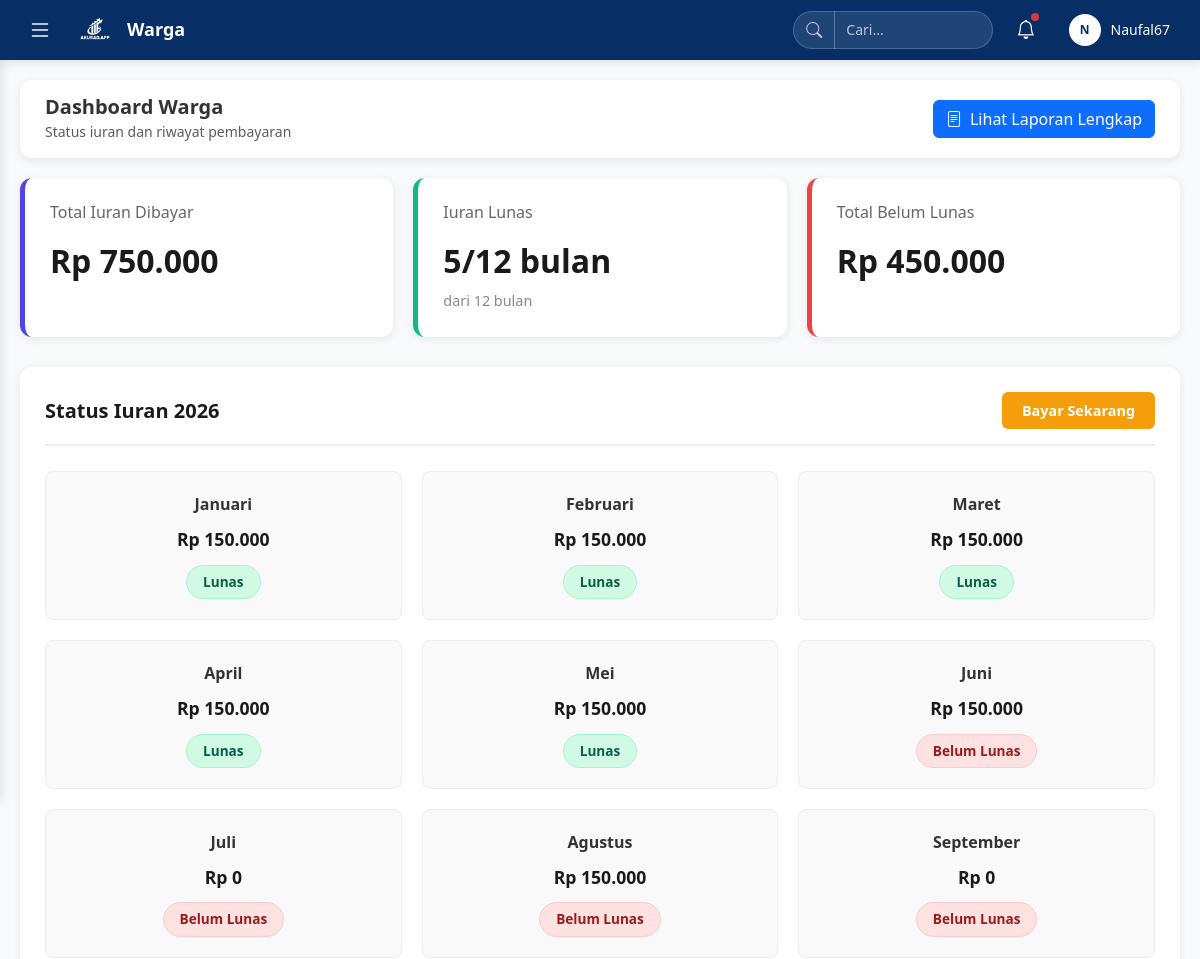
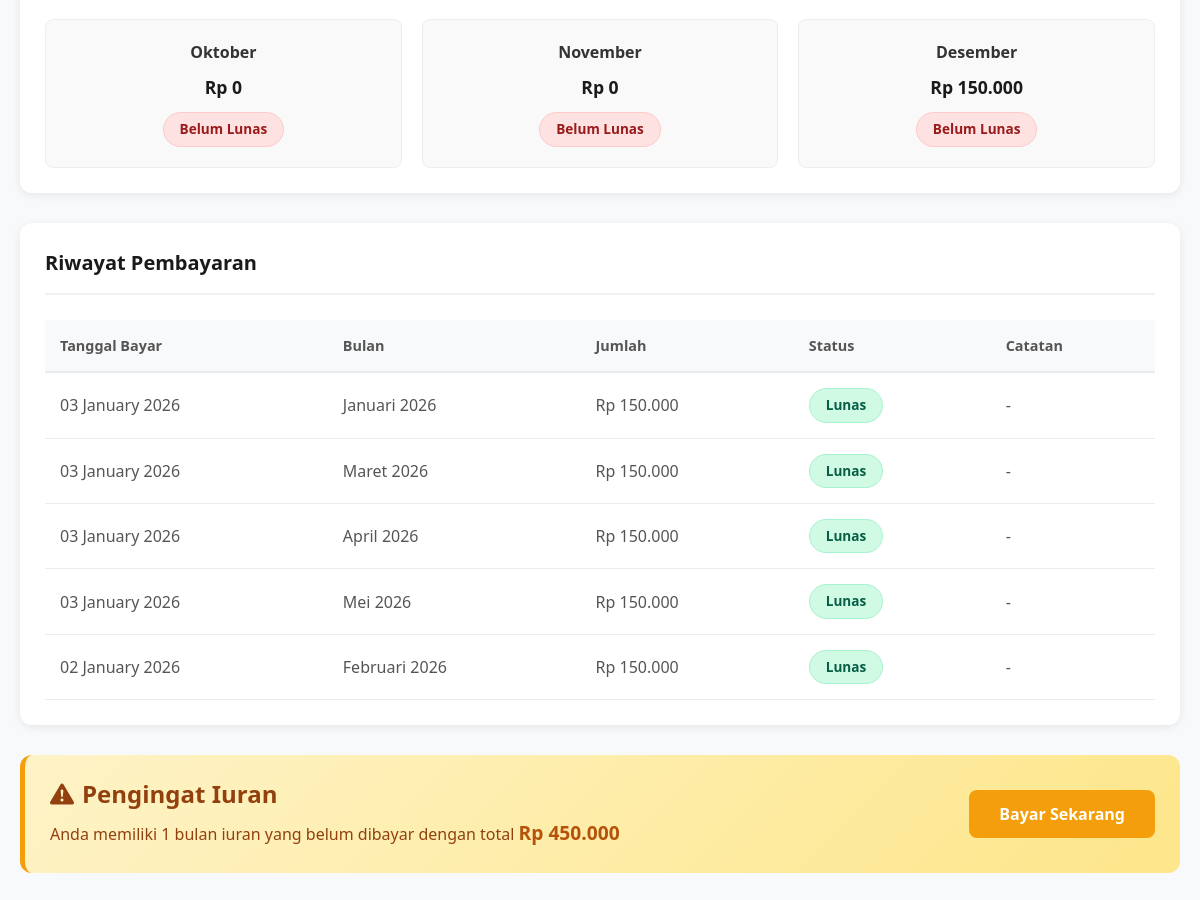
The app's page /dashboard_warga/warga.php (signed in) with its own data (2 pictures, top to bottom).
### tables this page shows
CREATE TABLE `iuran_rutin` (
  `id_iuran` int(11) NOT NULL,
  `id_warga` int(11) NOT NULL,
  `bulan` tinyint(2) NOT NULL CHECK (`bulan` between 1 and 12),
  `tahun` year(4) NOT NULL,
  `jumlah_iuran` decimal(12,2) NOT NULL DEFAULT 0.00,
  `tanggal_pembayaran` date DEFAULT NULL,
  `status_pembayaran` enum('Lunas','Belum Lunas','Menunggu') DEFAULT 'Belum Lunas',
  `created_at` timestamp NOT NULL DEFAULT current_timestamp(),
  `keterangan` text NOT NULL,
  `updated_at` timestamp NOT NULL DEFAULT current_timestamp()
);

### dashboard_warga/warga.php (the view, shortened to what this page needs)
<?php
require_once '../config/koneksi.php';
$query_warga = "SELECT u.id_warga, w.nama_lengkap FROM user u JOIN warga w ON u.id_warga = w.id_warga WHERE u.nik = '" . mysqli_real_escape_string($koneksi, $_SESSION['nik']) . "'";
$result_warga = mysqli_query($koneksi, $query_warga);
$warga_data = mysqli_fetch_assoc($result_warga);
$id_warga = $warga_data['id_warga'] ?? null;
$query_total_dibayar = "SELECT COALESCE(SUM(jumlah_iuran), 0) as total FROM iuran_rutin WHERE id_warga = '$id_warga' AND status_pembayaran = 'Lunas'";
$result_total_dibayar = mysqli_query($koneksi, $query_total_dibayar);
$total_iuran_dibayar = mysqli_fetch_assoc($result_total_dibayar)['total'];
$query_lunas = "SELECT COUNT(*) as total_lunas FROM iuran_rutin WHERE id_warga = '$id_warga' AND status_pembayaran = 'Lunas'";
$result_lunas = mysqli_query($koneksi, $query_lunas);
$total_lunas = mysqli_fetch_assoc($result_lunas)['total_lunas'];
$iuran_lunas = $total_lunas . "/12 bulan";
$query_belum_lunas = "SELECT COALESCE(SUM(jumlah_iuran), 0) as total FROM iuran_rutin WHERE id_warga = '$id_warga' AND status_pembayaran = 'Belum Lunas'";
$result_belum_lunas = mysqli_query($koneksi, $query_belum_lunas);
$total_belum_lunas = mysqli_fetch_assoc($result_belum_lunas)['total'];
$bulan_indo = [
    'Januari', 'Februari', 'Maret', 'April', 'Mei', 'Juni',
    'Juli', 'Agustus', 'September', 'Oktober', 'November', 'Desember'
];
$current_year = date('Y');
$status_iuran = [];
for ($i = 1; $i <= 12; $i++) {
    $query_status = "SELECT jumlah_iuran, status_pembayaran FROM iuran_rutin WHERE id_warga = '$id_warga' AND bulan = '$i' AND tahun = '$current_year'";
    $result_status = mysqli_query($koneksi, $query_status);
    $row = mysqli_fetch_assoc($result_status);
    $status = $row ? ($row['status_pembayaran'] == 'Lunas' ? 'Lunas' : 'Belum Lunas') : 'Belum Lunas';
    $jumlah = $row ? $row['jumlah_iuran'] : 0;
    $status_iuran[] = [$bulan_indo[$i-1], $status, $jumlah];
}
$query_riwayat = "SELECT tanggal_pembayaran, bulan, tahun, jumlah_iuran, status_pembayaran, keterangan
                  FROM iuran_rutin
                  WHERE id_warga = '$id_warga' AND status_pembayaran = 'Lunas'
                  ORDER BY tanggal_pembayaran DESC
                  LIMIT 5";
$result_riwayat = mysqli_query($koneksi, $query_riwayat);
$riwayat_pembayaran = [];
while ($row = mysqli_fetch_assoc($result_riwayat)) {
    $tanggal = $row['tanggal_pembayaran'] ? date('d F Y', strtotime($row['tanggal_pembayaran'])) : '-';
    $bulan_tahun = $bulan_indo[$row['bulan']-1] . ' ' . $row['tahun'];
    $riwayat_pembayaran[] = [
        $tanggal,
        $bulan_tahun,
        $row['jumlah_iuran'],
        $row['status_pembayaran'],
        $row['keterangan'] ?: '-'
    ];
}
$iuran_belum_bayar = 0;
foreach ($status_iuran as $iuran) {
    if ($iuran[1] === 'Belum Lunas') {
        $iuran_belum_bayar += $iuran[2];
    }
}
function rupiah($n){
    return "Rp " . number_format($n, 0, ',', '.');
}
?>
<!DOCTYPE html>
<html lang="id">
<head>
    <link href="https://cdn.jsdelivr.net/npm/bootstrap@5.3.3/dist/css/bootstrap.min.css" rel="stylesheet">
    <link href="https://cdn.jsdelivr.net/npm/bootstrap-icons@1.11.3/font/bootstrap-icons.min.css" rel="stylesheet">
</head>
<body>
<?php include 'sidebar.php'; ?>
<div class="main-content">
    <div class="topbar">
        <div>
            <h5 class="fw-bold mb-0">Dashboard Warga</h5>
            <small class="text-muted">Status iuran dan riwayat pembayaran</small>
        </div>
        <button class="btn btn-primary lihat-laporan-btn" onclick="window.location.href='laporanbulanan.php'">
            <i class="bi bi-file-text me-2"></i>Lihat Laporan Lengkap
        </button>
    </div>
    <div class="dashboard-cards">
        <div class="card-dashboard">
            <h3>Total Iuran Dibayar</h3>
            <div class="amount"><?= rupiah($total_iuran_dibayar) ?></div>
        </div>
        <div class="card-dashboard">
            <h3>Iuran Lunas</h3>
            <div class="amount"><?= $iuran_lunas ?></div>
            <div class="subtext">dari 12 bulan</div>
        </div>
        <div class="card-dashboard">
            <h3>Total Belum Lunas</h3>
            <div class="amount"><?= rupiah($total_belum_lunas) ?></div>
        </div>
    </div>
    <div class="status-iuran-section">
        <div class="status-iuran-title">
            <span>Status Iuran <?= $current_year ?></span>
            <button class="btn-bayar-title" onclick="window.location.href='bayariuranwarga.php'">Bayar Sekarang</button>
        </div>
        <div class="status-iuran-grid">
            <?php foreach ($status_iuran as $iuran): ?>
            <div class="status-item">
                <div class="bulan-nama"><?= $iuran[0] ?></div>
                <div class="bulan-jumlah"><?= rupiah($iuran[2]) ?></div>
                <span class="status-badge <?= $iuran[1] === 'Lunas' ? 'status-lunas' : 'status-belum' ?>">
                    <?= $iuran[1] ?>
                </span>
            </div>
            <?php endforeach; ?>
        </div>
    </div>
    <div class="riwayat-section">
        <div class="riwayat-title">Riwayat Pembayaran</div>
        <div class="table-container">
            <table class="table-riwayat">
                <thead>
                    <tr>
                        <th>Tanggal Bayar</th>
                        <th>Bulan</th>
                        <th>Jumlah</th>
                        <th>Status</th>
                        <th>Catatan</th>
                    </tr>
                </thead>
                <tbody>
                    <?php foreach ($riwayat_pembayaran as $riwayat): ?>
                    <tr>
                        <td><?= $riwayat[0] ?></td>
                        <td><?= $riwayat[1] ?></td>
                        <td><?= rupiah($riwayat[2]) ?></td>
                        <td>
                            <span class="status-badge status-lunas">
                                <?= $riwayat[3] ?>
                            </span>
                        </td>
                        <td><?= $riwayat[4] ?></td>
                    </tr>
                    <?php endforeach; ?>
                </tbody>
            </table>
        </div>
    </div>
    <div class="pengingat-section">
        <div class="pengingat-content">
            <h4><i class="bi bi-exclamation-triangle-fill"></i> Pengingat Iuran</h4>
            <p>Anda memiliki 1 bulan iuran yang belum dibayar dengan total <span class="pengingat-amount"><?= rupiah($iuran_belum_bayar) ?></span></p>
        </div>
        <button class="btn-bayar" onclick="window.location.href='bayariuranwarga.php'">Bayar Sekarang</button>
    </div>
</div>
</body>
</html>

### dashboard_warga/warga.php (style rules this page uses)
body { background:#f8f9fa }
.main-content { margin-left: 0; margin-top: 60px; padding: 20px; min-height: calc(100vh - 60px); transition: margin-left 0.3s ease; }
.dashboard-cards { display: grid; grid-template-columns: repeat(3, 1fr); gap: 20px; margin-bottom: 30px; }
.card-dashboard { background: white; border-radius: 12px; padding: 25px; box-shadow: 0 2px 8px rgba(0,0,0,0.08); border: none; }
.card-dashboard h3 { font-size: 1rem; color: #666; margin-bottom: 15px; font-weight: 500; }
.card-dashboard .amount { font-size: 2rem; font-weight: 700; color: #1a1a1a; margin-bottom: 5px; }
.card-dashboard .subtext { font-size: 0.9rem; color: #888; }
.card-dashboard:nth-child(1) { border-left: 5px solid #4f46e5; }
.card-dashboard:nth-child(2) { border-left: 5px solid #10b981; }
.card-dashboard:nth-child(3) { border-left: 5px solid #ef4444; }
.status-iuran-section { background: white; border-radius: 12px; padding: 25px; box-shadow: 0 2px 8px rgba(0,0,0,0.08); margin-bottom: 30px; }
.status-iuran-title { font-size: 1.25rem; font-weight: 600; color: #1a1a1a; margin-bottom: 25px; padding-bottom: 15px; border-bottom: 2px solid #f0f0f0; display: flex; justify-content: space-between; align-items: center; }
.btn-bayar-title { background: #f59e0b; color: white; border: none; padding: 8px 20px; border-radius: 6px; font-weight: 600; font-size: 0.9rem; transition: background 0.3s; }
.status-iuran-grid { display: grid; grid-template-columns: repeat(4, 1fr); gap: 20px; }
.status-item { background: #f9f9f9; border-radius: 8px; padding: 20px; text-align: center; border: 1px solid #eee; }
.bulan-nama { font-weight: 600; color: #333; margin-bottom: 10px; font-size: 1rem; }
.bulan-jumlah { font-size: 1.1rem; font-weight: 700; color: #1a1a1a; margin-bottom: 12px; }
.status-badge { display: inline-block; padding: 6px 16px; border-radius: 20px; font-size: 0.85rem; font-weight: 600; }
.status-lunas { background-color: #d1fae5; color: #065f46; border: 1px solid #a7f3d0; }
.status-belum { background-color: #fee2e2; color: #991b1b; border: 1px solid #fecaca; }
.riwayat-section { background: white; border-radius: 12px; padding: 25px; box-shadow: 0 2px 8px rgba(0,0,0,0.08); margin-bottom: 30px; }
.riwayat-title { font-size: 1.25rem; font-weight: 600; color: #1a1a1a; margin-bottom: 25px; padding-bottom: 15px; border-bottom: 2px solid #f0f0f0; }
.table-riwayat { width: 100%; border-collapse: collapse; }
.table-riwayat th { background-color: #f8f9fa; color: #555; font-weight: 600; padding: 15px; text-align: left; border-bottom: 2px solid #e9ecef; font-size: 0.9rem; }
.table-riwayat td { padding: 15px; border-bottom: 1px solid #e9ecef; color: #555; vertical-align: middle; }
.pengingat-section { background: linear-gradient(135deg, #fef3c7 0%, #fde68a 100%); border-radius: 12px; padding: 25px; border-left: 5px solid #f59e0b; display: flex; justify-content: space-between; align-items: center; margin-bottom: 30px; }
.pengingat-content h4 { color: #92400e; font-weight: 600; margin-bottom: 10px; display: flex; align-items: center; gap: 8px; }
.pengingat-content p { color: #92400e; margin: 0; font-size: 1rem; }
.pengingat-amount { color: #b45309; font-weight: 700; font-size: 1.2rem; }
.btn-bayar { background: #f59e0b; color: white; border: none; padding: 12px 30px; border-radius: 8px; font-weight: 600; font-size: 1rem; transition: background 0.3s; }
.topbar { display: none; }
@media (min-width: 769px) { .topbar { display: flex; align-items: center; justify-content: space-between; background: white; padding: 15px 25px; border-radius: 12px; box-shadow: 0 2px 8px rgba(0,0,0,0.08); margin-bottom: 20px; transition: margin-left 0.3s ease; } }
@media (min-width: 769px) { .topbar h5 { font-weight: 600; margin: 0; color: #333; } }
@media (max-width: 1200px) { .status-iuran-grid { grid-template-columns: repeat(3, 1fr); } }

### dashboard_warga/sidebar.php (style rules this page uses)
@media (min-width: 769px) { .main-content { transition: margin-left 0.3s ease-in-out, opacity 0.3s ease-in-out; } }

### records on screen
iuran_rutin: iuran "Juni", jumlah_iuran "Rp 150.000", status_pembayaran "Belum Lunas", iuran "Agustus", iuran "Desember"

### other values on screen
$section_title "Warga"
substr($_SESSION['nama'] ?? 'W', 0, 1) "N"
$_SESSION['nama'] "Naufal67"
rupiah($total_iuran_dibayar) "Rp 750.000"
$iuran_lunas "5/12 bulan"
rupiah($total_belum_lunas) "Rp 450.000"
$iuran[0] "Januari"
rupiah($iuran[2]) "Rp 150.000"
$iuran[1] "Lunas"
$iuran[0] "Februari"
$iuran[0] "Maret"
$iuran[0] "April"
$iuran[0] "Mei"
$iuran[0] "Juli"
rupiah($iuran[2]) "Rp 0"
